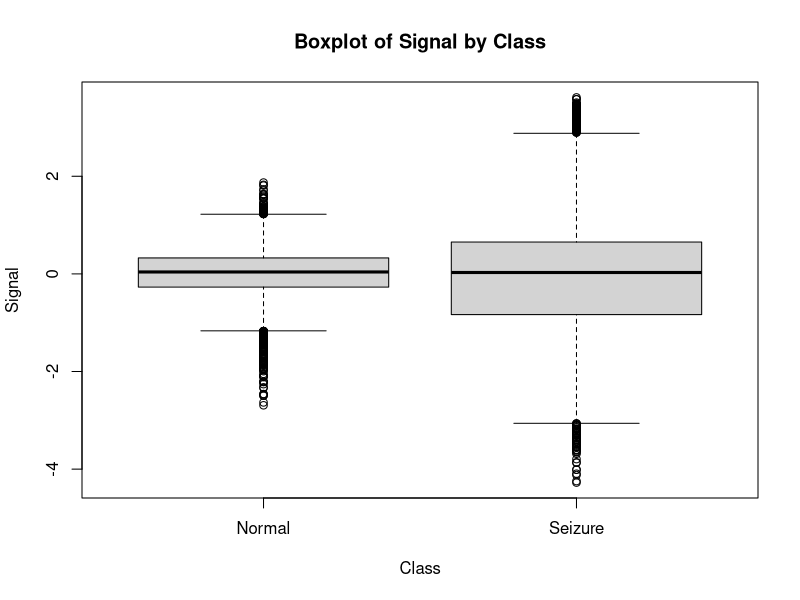
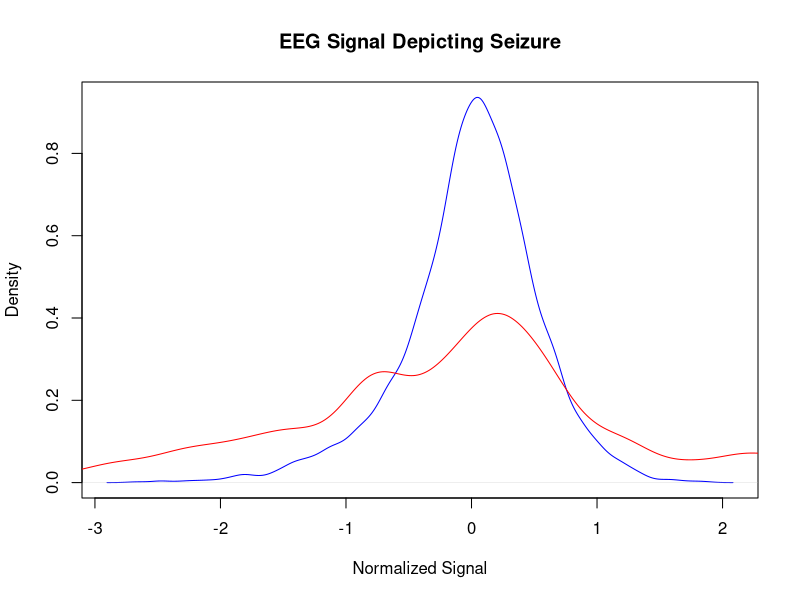
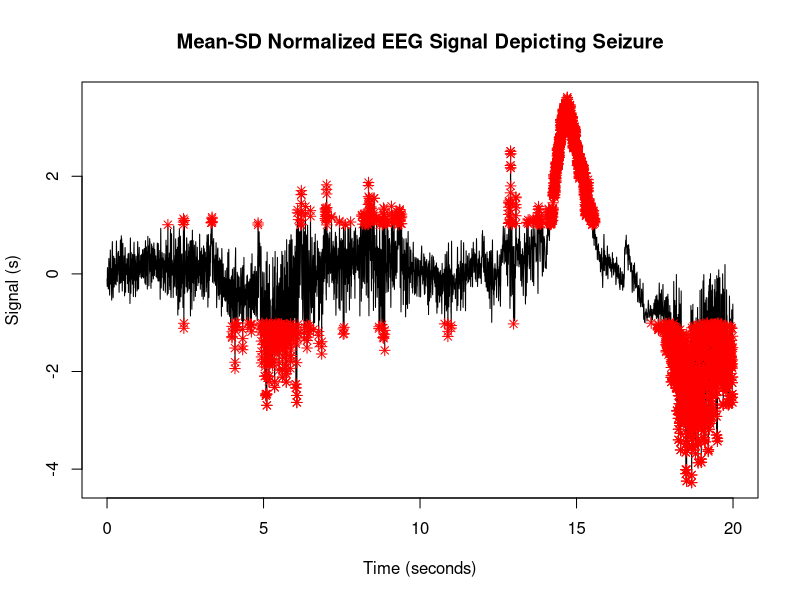

These charts were generated, in order, by the following R code:
library(readr)
library(dplyr)

# Read the CSV file
library(readr)
s_of_t_subset_CLEAN <- read_csv("s_of_t_subset_CLEAN.csv", 
                                col_types = cols(GT = col_factor(levels = c("Normal", 
                                                                            "Seizure"))))
View(s_of_t_subset_CLEAN)

## Create a box plot of the signal for eachh cclass of the GT column using base R
boxplot(s_of_t_subset_CLEAN$normalizedValue ~ s_of_t_subset_CLEAN$GT, 
        xlab = "Class", ylab = "Signal", 
        main = "Boxplot of Signal by Class")


# Lets compare the means of the two classes using t-test
t.test(s_of_t_subset_CLEAN$normalizedValue ~ s_of_t_subset_CLEAN$GT)

# lets try a non-parametric test like Wilcoxon rank sum test
wilcox.test(s_of_t_subset_CLEAN$normalizedValue ~ s_of_t_subset_CLEAN$GT)
plot(density(s_of_t_subset_CLEAN$normalizedValue[s_of_t_subset_CLEAN$GT == "Normal"]), col = "blue", main = "EEG Signal Depicting Seizure", xlab = "Normalized Signal", ylab = "Density")
lines(density(s_of_t_subset_CLEAN$normalizedValue[s_of_t_subset_CLEAN$GT == "Seizure"]), col = "red", main = "EEG Signal Depicting Seizure", xlab = "Normalized Signal", ylab = "Density")


## In-control v/s out of control visualization

# Plot the normalized signal data
plot(s_of_t_subset_CLEAN$time,s_of_t_subset_CLEAN$normalizedValue, main = "Mean-SD Normalized EEG Signal Depicting Seizure", 
     xlab = "Time (seconds)", ylab = "Signal (s)", type='l')

# out of control signal
s_of_t_subset_CLEAN_out_of_control <- s_of_t_subset_CLEAN

# if s_of_t_subset_CLEAN_out_of_control$normalizedValue < 2 or >-2 then it is in control.  Drop these rows
s_of_t_subset_CLEAN_out_of_control <- s_of_t_subset_CLEAN_out_of_control[s_of_t_subset_CLEAN_out_of_control$normalizedValue > 2 | s_of_t_subset_CLEAN_out_of_control$normalizedValue < -2,]

# superimpse the out of control signal as red stars on the plot
points(s_of_t_subset_CLEAN_out_of_control$time,s_of_t_subset_CLEAN_out_of_control$normalizedValue, col = "red", pch = 8)

# Lets put the 2 SD rule signal into the main data frame
s_of_t_subset_CLEAN$TwoSDRule <- as.factor(ifelse(s_of_t_subset_CLEAN$normalizedValue > 2 |
                                          s_of_t_subset_CLEAN$normalizedValue < -2, 'OutOfControl', 'InControl'))

table(s_of_t_subset_CLEAN$GT, s_of_t_subset_CLEAN$TwoSDRule)

write.csv(s_of_t_subset_CLEAN, "s_of_t_subset_CLEAN_with2SDrule.csv",  row.names = F)


# Lets change the 2 SD rule to a 1 SD rule

# out of control signal
s_of_t_subset_CLEAN_out_of_control <- s_of_t_subset_CLEAN

# if s_of_t_subset_CLEAN_out_of_control$normalizedValue < 2 or >-2 then it is in control.  Drop these rows
s_of_t_subset_CLEAN_out_of_control <- s_of_t_subset_CLEAN_out_of_control[s_of_t_subset_CLEAN_out_of_control$normalizedValue > 1 | 
                                                                           s_of_t_subset_CLEAN_out_of_control$normalizedValue < -1,]

# superimpse the out of control signal as red stars on the plot
points(s_of_t_subset_CLEAN_out_of_control$time,s_of_t_subset_CLEAN_out_of_control$normalizedValue, col = "red", pch = 8)

# Lets put the 2 SD rule signal into the main data frame
s_of_t_subset_CLEAN$OneSDRule <- as.factor(ifelse(s_of_t_subset_CLEAN$normalizedValue > 1 |
                                                    s_of_t_subset_CLEAN$normalizedValue < -1, 'OutOfControl', 'InControl'))

table(s_of_t_subset_CLEAN$GT, s_of_t_subset_CLEAN$OneSDRule)


